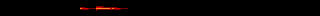

A level layout from a 2D game, rendered from its tile map. Below: a short description, then the map file with its tile-grid data intact:
An orthogonal 20x1 tile map with 16x16 px tiles, 1 tile layer (Tile Layer 1).

<map version="1.10" tiledversion="1.10.2" orientation="orthogonal" renderorder="right-down" width="20" height="1" tilewidth="16" tileheight="16" infinite="0" nextlayerid="2" nextobjectid="1">
 <tileset firstgid="1" source="Tileset.tsx" />
 <layer id="1" name="Tile Layer 1" width="20" height="1">
  <data encoding="csv">
1,1,1,1,1,93,73,93,1,1,1,1,1,1,1,1,1,1,1,1
</data>
 </layer>
</map>
